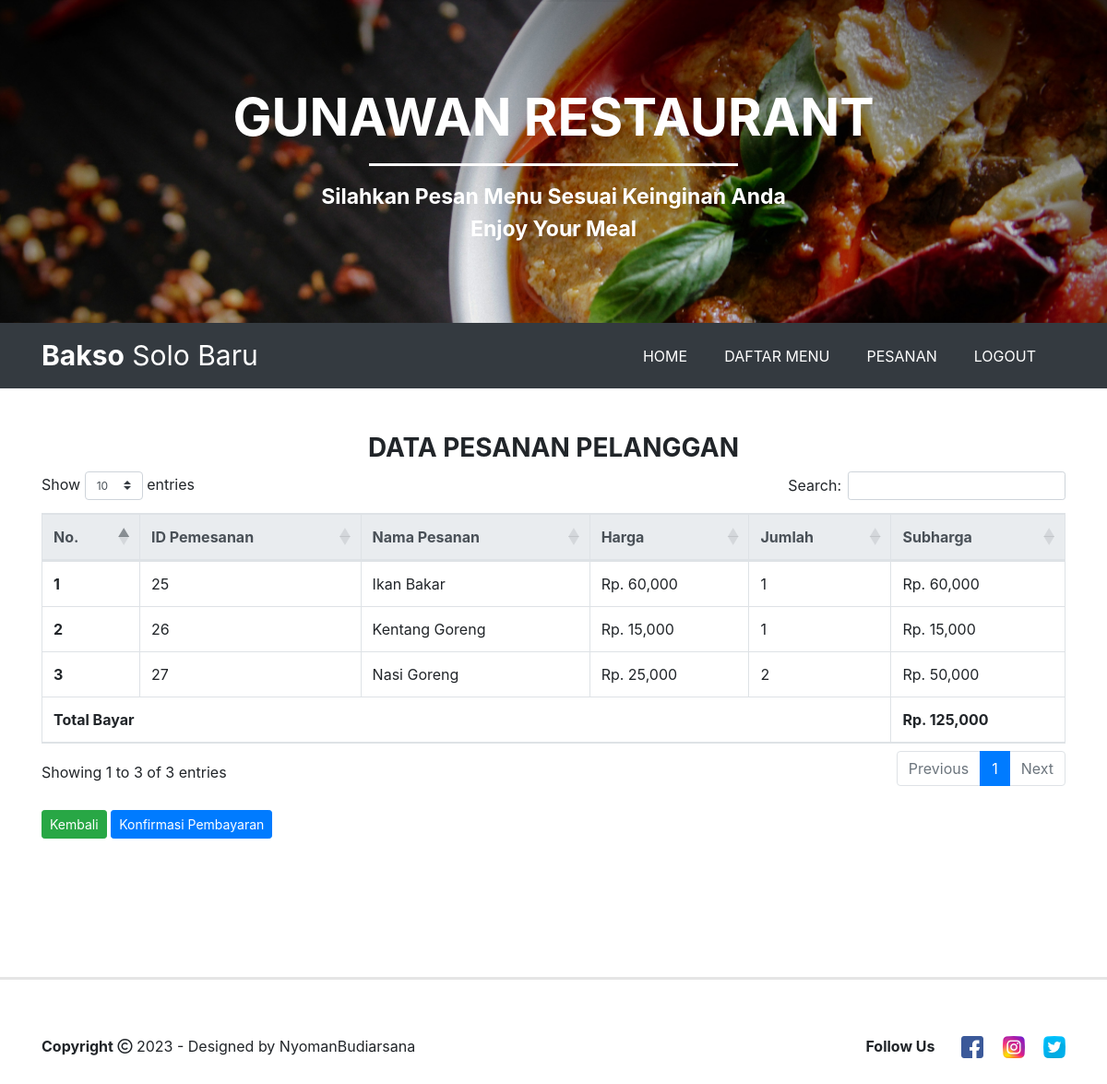
Page /detail_pesanan.php?id=41 (signed in) on the committed database.
### tables this page shows
CREATE TABLE `pemesanan_produk` (
  `id_pemesanan_produk` INT(50) NOT NULL,
  `id_pemesanan` INT(50) NOT NULL,
  `id_menu` VARCHAR(50) NOT NULL,
  `jumlah` INT(50) NOT NULL
);

CREATE TABLE `produk` (
  `id_menu` INT(50) NOT NULL,
  `nama_menu` VARCHAR(50) NOT NULL,
  `jenis_menu` VARCHAR(50) NOT NULL,
  `stok` INT(50) NOT NULL,
  `harga` INT(50) NOT NULL,
  `gambar` VARCHAR(100) NOT NULL
);

### detail_pesanan.php (the view, shortened to what this page needs)
<?php
    include('koneksi.php');
      if(!isset($_SESSION['login_user'])) {
        header("location: login.php");
      }else{
?>
<!doctype html>
<html lang="en">
  <head>
    <link rel="stylesheet" href="https://stackpath.bootstrapcdn.com/bootstrap/4.5.0/css/bootstrap.min.css">
    <link rel="stylesheet" type="text/css" href="css/bootstrap.min.css">
    <link rel="stylesheet" type="text/css" href="index.css">
    <link rel="stylesheet" type="text/css" href="fontawesome/css/all.min.css">
    <link rel="stylesheet" type="text/css" href="https://cdnjs.cloudflare.com/ajax/libs/twitter-bootstrap/4.1.3/css/bootstrap.css">
    <link rel="stylesheet" type="text/css" href="https://cdn.datatables.net/1.10.21/css/dataTables.bootstrap4.min.css">
  </head>
  <body>
      <div class="jumbotron jumbotron-fluid text-center">
        <div class="container">
          <h1 class="display-4"><span class="font-weight-bold">GUNAWAN RESTAURANT</span></h1>
          <hr>
          <p class="lead font-weight-bold">Silahkan Pesan Menu Sesuai Keinginan Anda <br>
          Enjoy Your Meal</p>
        </div>
      </div>
      <nav class="navbar navbar-expand-lg  bg-dark">
        <div class="container">
        <a class="navbar-brand text-white" href="admin.php"><strong>Bakso</strong> Solo Baru</a>
        <div class="collapse navbar-collapse" id="navbarNav">
          <ul class="navbar-nav ml-auto">
            <li class="nav-item">
              <a class="nav-link mr-4" href="admin.php">HOME</a>
            </li>
            <li class="nav-item">
              <a class="nav-link mr-4" href="daftar_menu.php">DAFTAR MENU</a>
            </li>
            <li class="nav-item">
              <a class="nav-link mr-4" href="pesanan.php">PESANAN</a>
            </li>
            <li class="nav-item">
              <a class="nav-link mr-4" href="logout.php">LOGOUT</a>
            </li>
          </ul>
        </div>
       </div>
      </nav>
    <div class="container">
      <div class="judul-pesanan mt-5">
        <h3 class="text-center font-weight-bold">DATA PESANAN PELANGGAN</h3>
      </div>
      <table class="table table-bordered" id="example">
        <thead class="thead-light">
          <tr>
            <th scope="col">No.</th>
            <th scope="col">ID Pemesanan</th>
            <th scope="col">Nama Pesanan</th>
            <th scope="col">Harga</th>
            <th scope="col">Jumlah</th>
            <th scope="col">Subharga</th>
          </tr>
        </thead>
        <tbody>
          <?php $nomor=1; ?>
          <?php $totalbelanja = 0; ?>
          <?php
              $ambil = $koneksi->query("SELECT * FROM pemesanan_produk JOIN produk ON pemesanan_produk.id_menu=produk.id_menu
                WHERE pemesanan_produk.id_pemesanan='$_GET[id]'");
           ?>
           <?php while ($pecah=$ambil->fetch_assoc()) { ?>
           <?php $subharga1=$pecah['harga']*$pecah['jumlah']; ?>
          <tr>
            <th scope="row"><?php echo $nomor; ?></th>
            <td><?php echo $pecah['id_pemesanan_produk']; ?></td>
            <td><?php echo $pecah['nama_menu']; ?></td>
            <td>Rp. <?php echo number_format($pecah['harga']); ?></td>
            <td><?php echo $pecah['jumlah']; ?></td>
            <td>
              Rp. <?php echo number_format($pecah['harga']*$pecah['jumlah']); ?>
            </td>
          </tr>
          <?php $nomor++; ?>
          <?php $totalbelanja+=$subharga1; ?>
          <?php } ?>
        </tbody>
         <tfoot>
          <tr>
            <th colspan="5">Total Bayar</th>
            <th>Rp. <?php echo number_format($totalbelanja) ?></th>
          </tr>
        </tfoot>
      </table><br>
      <form method="POST" action="">
        <a href="pesanan.php" class="btn btn-success btn-sm">Kembali</a>
        <button class="btn btn-primary btn-sm" name="bayar">Konfirmasi Pembayaran</button>
      </form>
    </div>
      <hr class="footer">
      <div class="container">
        <div class="row footer-body">
          <div class="col-md-6">
          <div class="copyright">
            <strong>Copyright</strong> <i class="far fa-copyright"></i> 2023 -  Designed by NyomanBudiarsana</p>
          </div>
          </div>
          <div class="col-md-6 d-flex justify-content-end">
          <div class="icon-contact">
          <label class="font-weight-bold">Follow Us </label>
          <a href="#"><img src="images/icon/fb.png" class="mr-3 ml-4" data-toggle="tooltip" title="Facebook"></a>
          <a href="#"><img src="images/icon/ig.png" class="mr-3" data-toggle="tooltip" title="Instagram"></a>
          <a href="#"><img src="images/icon/twitter.png" class="" data-toggle="tooltip" title="Twitter"></a>
        </div>
          </div>
        </div>
      </div>
  </body>
</html>
<?php } ?>

### index.css (style rules this page uses)
html { scroll-behavior: smooth; }
body { font-family: sans-serif; font-size: 16px; }
.jumbotron { background-image: url(images/Background/gbr1.jpg); background-size: cover; height: 350px; width: 100%; color: white; }
.jumbotron .display-4 { margin-top: 30px; }
.jumbotron p { font-size: 23px; }
.jumbotron hr { border-color: white; width: 400px; border-width: 3px; }
.navbar { margin-top: -32px; }
.navbar .navbar-nav .nav-link { color: white; }
.navbar .navbar-brand { font-size: 30px; }
.footer { margin-top: 150px; border-width: 3px; }
.footer-body { margin-top: 60px; margin-bottom: 50px; }

### rows in the picture
pemesanan_produk: id_pemesanan_produk "25", id_menu.nama_menu "Ikan Bakar", id_menu.harga "60,000", jumlah "1", $pecah['harga']*$pecah['jumlah'] "60,000"
pemesanan_produk: id_pemesanan_produk "26", id_menu.nama_menu "Kentang Goreng", id_menu.harga "15,000", jumlah "1", $pecah['harga']*$pecah['jumlah'] "15,000"
pemesanan_produk: id_pemesanan_produk "27", id_menu.nama_menu "Nasi Goreng", id_menu.harga "25,000", jumlah "2", $pecah['harga']*$pecah['jumlah'] "50,000"

### other values in the picture
$totalbelanja "125,000"
